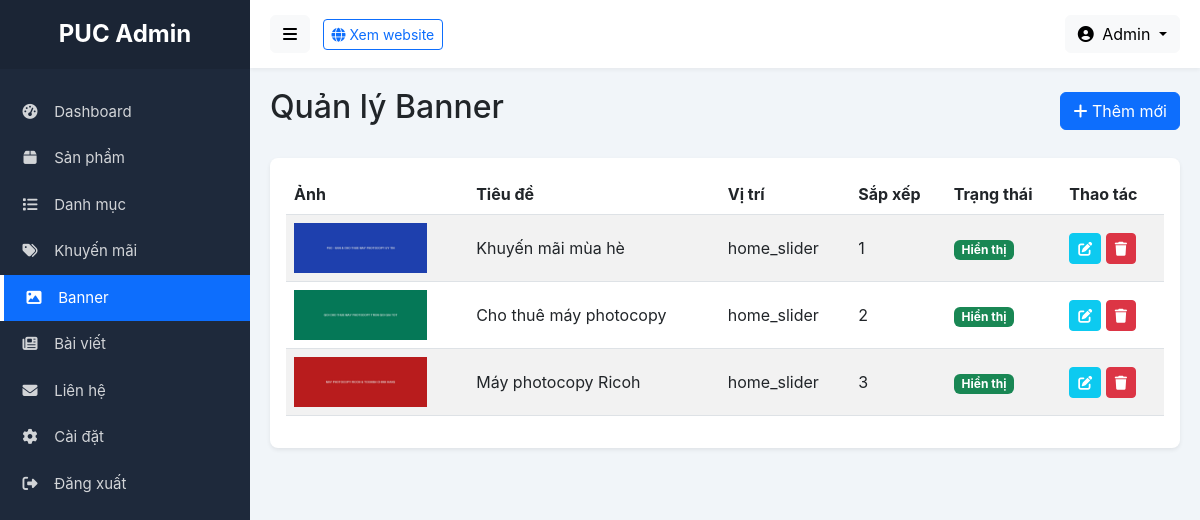
Screenshot of /admin/banners.php (signed in) with the database file from the repository.
### tables this page shows
CREATE TABLE IF NOT EXISTS `banners` (
    `id` INT AUTO_INCREMENT PRIMARY KEY,
    `title` VARCHAR(200),
    `image` VARCHAR(255) NOT NULL,
    `link` VARCHAR(255),
    `position` ENUM('home_slider','home_side','category','popup') DEFAULT 'home_slider',
    `sort_order` INT DEFAULT 0,
    `is_active` TINYINT(1) DEFAULT 1,
    `created_at` TIMESTAMP DEFAULT CURRENT_TIMESTAMP
);

### admin/banners.php (the view, shortened to what this page needs)
<?php
require_once 'includes/admin-header.php';
$action = $_GET['action'] ?? 'list';
?>
<div class="d-flex justify-content-between align-items-center mb-4">
    <h2>Quản lý Banner</h2>
    <?php if ($action == 'list'): ?>
        <a href="?action=add" class="btn btn-primary"><i class="fas fa-plus"></i> Thêm mới</a>
    <?php else: ?>
        <a href="banners.php" class="btn btn-secondary"><i class="fas fa-arrow-left"></i> Quay lại</a>
    <?php endif; ?>
</div>
<?php if ($action == 'list'): ?>
    <?php
    $banners = $pdo->query("SELECT * FROM banners ORDER BY position ASC, sort_order ASC")->fetchAll();
    ?>
    <div class="card">
        <div class="card-body">
            <div class="table-responsive">
                <table class="table table-striped table-hover align-middle">
                    <thead>
                        <tr>
                            <th>Ảnh</th>
                            <th>Tiêu đề</th>
                            <th>Vị trí</th>
                            <th>Sắp xếp</th>
                            <th>Trạng thái</th>
                            <th>Thao tác</th>
                        </tr>
                    </thead>
                    <tbody>
                        <?php foreach ($banners as $b): ?>
                        <tr>
                            <td>
                                <?php if ($b['image']): ?>
                                    <img src="../<?= htmlspecialchars($b['image']) ?>" alt="" height="50" style="object-fit: contain;">
                                <?php endif; ?>
                            </td>
                            <td><?= htmlspecialchars($b['title']) ?></td>
                            <td><?= htmlspecialchars($b['position']) ?></td>
                            <td><?= $b['sort_order'] ?></td>
                            <td>
                                <span class="badge bg-<?= $b['is_active'] ? 'success' : 'danger' ?>">
                                    <?= $b['is_active'] ? 'Hiển thị' : 'Ẩn' ?>
                                </span>
                            </td>
                            <td>
                                <a href="?action=edit&id=<?= $b['id'] ?>" class="btn btn-sm btn-info text-white"><i class="fas fa-edit"></i></a>
                                <a href="?action=delete&id=<?= $b['id'] ?>" class="btn btn-sm btn-danger delete-confirm"><i class="fas fa-trash"></i></a>
                            </td>
                        </tr>
                        <?php endforeach; ?>
                    </tbody>
                </table>
            </div>
        </div>
    </div>
<?php endif; ?>
<?php require_once 'includes/admin-footer.php'; ?>

### admin/includes/admin-header.php (style rules this page uses)
:root { --sidebar-width: 250px; --sidebar-bg: #1E293B; --sidebar-color: #f8f9fa; --sidebar-hover: #334155; --sidebar-active: #0d6efd; }
body { background-color: #f1f5f9; font-family: -apple-system, BlinkMacSystemFont, "Segoe UI", Roboto, "Helvetica Neue", Arial, sans-serif; overflow-x: hidden; }
.card { border: none; box-shadow: 0 0.125rem 0.25rem rgba(0,0,0,0.075); border-radius: 0.5rem; margin-bottom: 20px; }
.table-responsive { overflow-x: auto; }

### rows the page displays
banners: image (picture), title "Khuyến mãi mùa hè", position "home_slider", sort_order "1", is_active "Hiển thị"
banners: image (picture), title "Cho thuê máy photocopy", position "home_slider", sort_order "2", is_active "Hiển thị"
banners: image (picture), title "Máy photocopy Ricoh", position "home_slider", sort_order "3", is_active "Hiển thị"

### other values shown
$_SESSION['admin_name'] "Admin"
